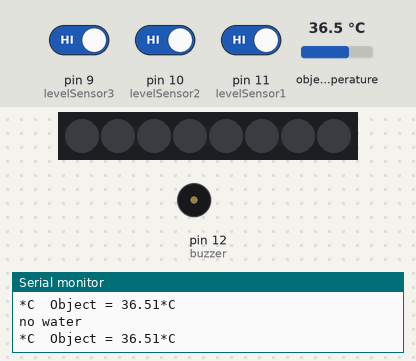
Bench run of a sketch on a simulated Arduino Uno, built with avr-gcc and run on an emulated ATmega328P. Shown: 8 RGB LEDs in strip order, left to right, buzzer (waves = sounding), the last lines printed to the serial monitor. The inputs (shaded band) are chosen by the test bench; at power-on: pin 11 (levelSensor1) HIGH, object temperature 36.5 °C, pin 9 (levelSensor3) HIGH, pin 10 (levelSensor2) HIGH.

Above: at 1.2 s.
1.3 s: pin 11 (levelSensor1) driven LOW
3.7 s: object temperature set to 20 °C
5.7 s: object temperature set to 44 °C
7.7 s: pin 9 (levelSensor3) driven LOW and pin 10 (levelSensor2) driven LOW
At 8.78 s:
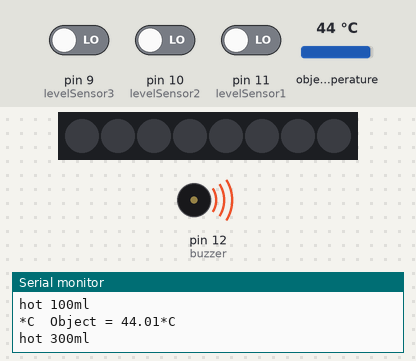
11.6 s: pin 9 (levelSensor3) driven HIGH
At 12.1 s:
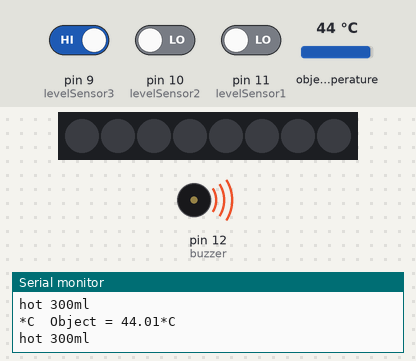
13.5 s: pin 9 (levelSensor3) driven LOW
At 15.1 s:
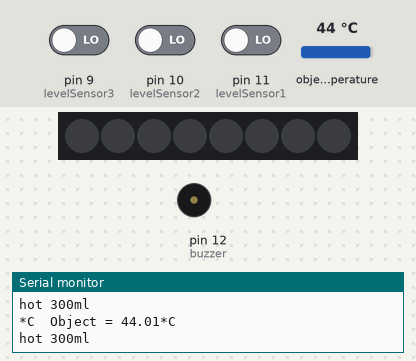
Timing chart, 0 to 18.4 s (numbered marks = the images above; inputs shaded):
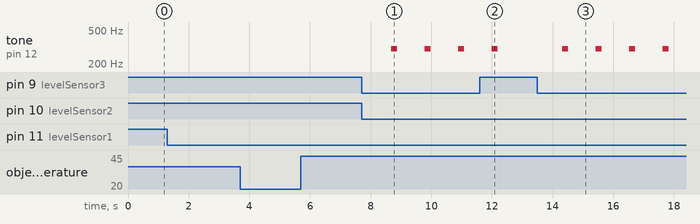

The sketch:

WaterLevelAndTemperature.ino
```cpp
//Library
#include <Wire.h>
#include <Adafruit_MLX90614.h>
#include <Adafruit_NeoPixel.h>

#ifdef __AVR__
  #include <avr/power.h>
#endif

#define NUMPIXELS300 8 //Neopixel number
#define BRIGHTNESS 255

//PIN setup
int PIN = 13;
int buzzer = 12;
int levelSensor1 = 11;
int levelSensor2= 10;
int levelSensor3 = 9;

Adafruit_NeoPixel pixels300 = Adafruit_NeoPixel(NUMPIXELS300, PIN, NEO_GRBW + NEO_KHZ800);
Adafruit_NeoPixel pixels = Adafruit_NeoPixel(8, PIN, NEO_GRBW + NEO_KHZ800);
Adafruit_MLX90614 mlx = Adafruit_MLX90614();

void setup() {
  //setup code
  Serial.begin(9600);
  pinMode(buzzer, OUTPUT);
  mlx.begin();
  pixels300.setBrightness(BRIGHTNESS);
  pixels300.begin();
  pixels300.show();
}

void loop() {
  int i = 0;
  int state100 = digitalRead(levelSensor1); //state of 100ml
  int state200 = digitalRead(levelSensor2); //state of 200ml
  int state300 = digitalRead(levelSensor3); //state of 300ml
  int temperature = mlx.readObjectTempC(); //temperature of object(water)

  Serial.print("*C\tObject = "); Serial.print(mlx.readObjectTempC()); Serial.println("*C");

  if (state100 == 0){
    if (state200 == 0){
      if (state300 == 0) {
        if (temperature > 40) { //if water level is 300ml and temperature>40
          Serial.println("hot 300ml");
          for (i = 0; i < 8; i++) {
            pixels.setPixelColor(i, pixels.Color(255, 0, 0)); //red
            pixels.show();
            delay(100);
          }
        }
        else if (25 < temperature){ //if water level is 300ml and 25<temperature<40
          Serial.println("warm 300ml");
          for (i =0; i < 8; i++) {
            pixels.setPixelColor(i, pixels.Color(255,60, 0,0)); //orange
            pixels.show();
            delay(100);
          }
        }
        else { //if water level is 300ml and temperature<25
          Serial.println("cool 300ml");
          for (i=0; i<8; i++) {
            pixels.setPixelColor(i, pixels.Color(0,0,255)); //blue
            pixels.show();
            delay(100);
          }
        }
        sound(1); //buzzer on
      }
      if (state300 == 1) {
        if (temperature > 40) { //if water level is 200ml and temperature>40
          Serial.println("hot 200ml");
          for (i = 0; i < 5; i++) {
            pixels.setPixelColor(8, pixels.Color(0,0,0,0));
            pixels.setPixelColor(7, pixels.Color(0,0,0,0));
            pixels.setPixelColor(6, pixels.Color(0,0,0,0));
            pixels.setPixelColor(5, pixels.Color(0,0,0,0));
            pixels.setPixelColor(i, pixels.Color(255, 0, 0)); //red
            pixels.show();
            delay(100);
          }
        }
        else if (25 < temperature){ //if water level is 200ml and 25<temperature<=40
          Serial.println("warm 200ml");
          for (i =0; i < 5; i++) {
            pixels.setPixelColor(8, pixels.Color(0,0,0,0));
            pixels.setPixelColor(7, pixels.Color(0,0,0,0));
            pixels.setPixelColor(6, pixels.Color(0,0,0,0));
            pixels.setPixelColor(5, pixels.Color(0,0,0,0));
            pixels.setPixelColor(i, pixels.Color(255,60,0,0)); //orange
            pixels.show();
            delay(100);
          }
        }
        else { //if water level is 200ml and temperature<25
          Serial.println("cool 200ml");
          for (i=0; i<5; i++) {
            pixels.setPixelColor(8, pixels.Color(0,0,0,0));
            pixels.setPixelColor(7, pixels.Color(0,0,0,0));
            pixels.setPixelColor(6, pixels.Color(0,0,0,0));
            pixels.setPixelColor(5, pixels.Color(0,0,0,0));
            pixels.setPixelColor(i, pixels.Color(0,0,255)); //blue
            pixels.show();
            delay(100);
          }
        }
      }
    }
    if(state200 == 1) {
      if(temperature > 40) { //if water level is 100ml and temperature>40
        Serial.println("hot 100ml");
        for(i=0; i<3; i++) {
          pixels.setPixelColor(8, pixels.Color(0,0,0,0));
          pixels.setPixelColor(7, pixels.Color(0,0,0,0));
          pixels.setPixelColor(6, pixels.Color(0,0,0,0));
          pixels.setPixelColor(5, pixels.Color(0,0,0,0));
          pixels.setPixelColor(4, pixels.Color(0,0,0,0));
          pixels.setPixelColor(3, pixels.Color(0,0,0,0));
          pixels.setPixelColor(i, pixels.Color(255, 0,0)); //red
          pixels.show();
          delay(100);
        }
      }
      else if(25 < temperature) { //if water level is 100ml and 25<temperature<=40
        Serial.println("warm 100ml");
        for(i=0; i<3; i++) {
          pixels.setPixelColor(8, pixels.Color(0,0,0,0));
          pixels.setPixelColor(7, pixels.Color(0,0,0,0));
          pixels.setPixelColor(6, pixels.Color(0,0,0,0));
          pixels.setPixelColor(5, pixels.Color(0,0,0,0));
          pixels.setPixelColor(4, pixels.Color(0,0,0,0));
          pixels.setPixelColor(3, pixels.Color(0,0,0,0));
          pixels.setPixelColor(i, pixels.Color(255,60,0,0)); //orange
          pixels.show();
          delay(100);
        }
      }
      else { //if water level is 100ml and temperature<25
        Serial.println("cool 100ml");
        for(i=0; i<3; i++){
          pixels.setPixelColor(8, pixels.Color(0,0,0,0));
          pixels.setPixelColor(7, pixels.Color(0,0,0,0));
          pixels.setPixelColor(6, pixels.Color(0,0,0,0));
          pixels.setPixelColor(5, pixels.Color(0,0,0,0));
          pixels.setPixelColor(4, pixels.Color(0,0,0,0));
          pixels.setPixelColor(3, pixels.Color(0,0,0,0));
          pixels.setPixelColor(i, pixels.Color(0,0,255,0)); //blue
          pixels.show();
          delay(100);
        }
      }
    }
  }
  if(state100 == 1) { //no water
    for(i=0; i<8; i++){
      pixels300.setPixelColor(i, pixels300.Color(0,0,0)); //off all neopixels
      pixels300.show();
      delay(100);
    }
    Serial.println("no water");
  }
  Serial.println();
  delay(100);
}

void colorWipe300(uint32_t c, uint8_t wait) {
  for(uint16_t i=0; i<pixels300.numPixels(); i++) {
    pixels300.setPixelColor(i, c);
    pixels300.show();
    delay(wait);
  }
}

void sound(int t){ //buzzer function
  int i=0;
  for(i=0; i < t; i++){
    tone(buzzer, 300);
    delay(200);
    noTone(buzzer);
  }
}
```

Measured:
- after the input at 7.7 s, tone on pin 12 (buzzer): alternates 300 Hz for 0.20 s and silent for 0.91 s, starting after 0.98 s
- after the input at 11.6 s, tone on pin 12 (buzzer): goes on until 12.2 s, then stays silent
- after the input at 13.5 s, tone on pin 12 (buzzer): alternates 300 Hz for 0.20 s and silent for 0.91 s, starting after 0.82 s
